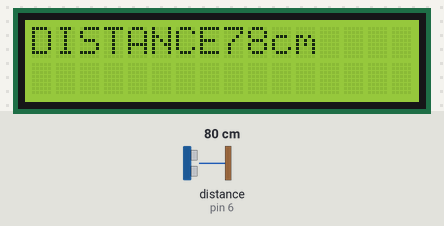
A sketch run on a simulated Arduino Uno, built with avr-gcc and run on an emulated ATmega328P. Parts: 16×2 character LCD. Wiring (inferred from the names in the program): ultrasonic range finder: trigger pin 7; echo pin 6. Inputs (shaded band) come from the test bench; at power-on: distance to the obstacle (sensor on pin 6) 80 cm. The echo pulse lasts 58.3 µs per cm.

Above: at 1.2 s.
1.3 s: distance to the obstacle (sensor on pin 6) set to 2 cm
At 1.7 s:
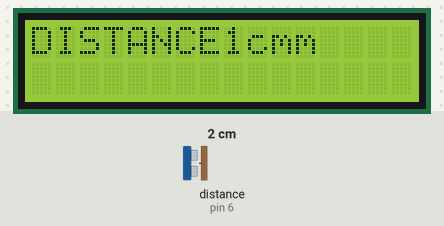
2.8 s: distance to the obstacle (sensor on pin 6) set to 4 cm
At 3.2 s:
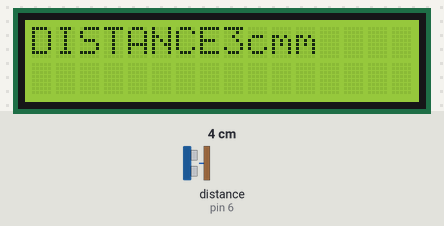
4.3 s: distance to the obstacle (sensor on pin 6) set to 9 cm
At 5.5 s:
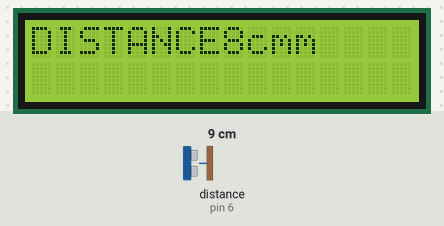
Timing chart, 0 to 7.3 s (numbered marks = the images above; inputs shaded):
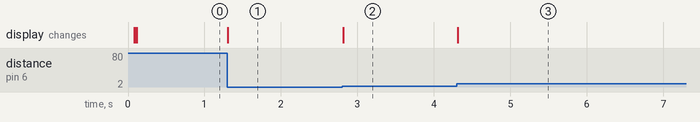

Measured:
- after the input at 1.3 s, the display: changes at once (image 1)
- after the input at 2.8 s, the display: changes at once (image 2)
- after the input at 4.3 s, the display: changes at once (image 3)

The sketch:

ultrasonicsensor.ino
```cpp
#include <LiquidCrystal.h>
#define echoPin 6 // attach pin D2 of Arduino to pin Echo of HC -SR04
#define trigpin 7 // attach pin D3 of Arduino to pin Trig of HC -SR04

#define trig1 7
#define echo1 6
int D7_pin = 8;
int D6_pin = 9;
int D5_pin = 10;
int D4_pin = 13;
int EN_pin = 11;
int RS_pin = 12;

LiquidCrystal lcd(RS_pin, EN_pin, D4_pin, D5_pin, D6_pin, D7_pin);

void setup()
{
  pinMode(trig1, OUTPUT);
  pinMode(echo1,INPUT);

   pinMode(trig1, OUTPUT); //Sets trigPin as an output
   pinMode(echo1, INPUT); // Sets echoPin as an input
   Serial.begin(9600); // Serial Communication starts with 9600 baud rate


       lcd.begin (16,2);
}

void loop()
{
 long duration , distance;
 digitalWrite(trig1 ,LOW);
 delayMicroseconds(5);
 digitalWrite(trig1, HIGH);
 delayMicroseconds(15);
 digitalWrite(trig1, LOW);
 duration = pulseIn(echo1, HIGH);
 distance = duration *0.034 / 2;
 lcd.setCursor(0,0);
 lcd.print("DISTANCE");
 lcd.print(distance);
 lcd.print("cm");
 delay(10);
}

   
```
